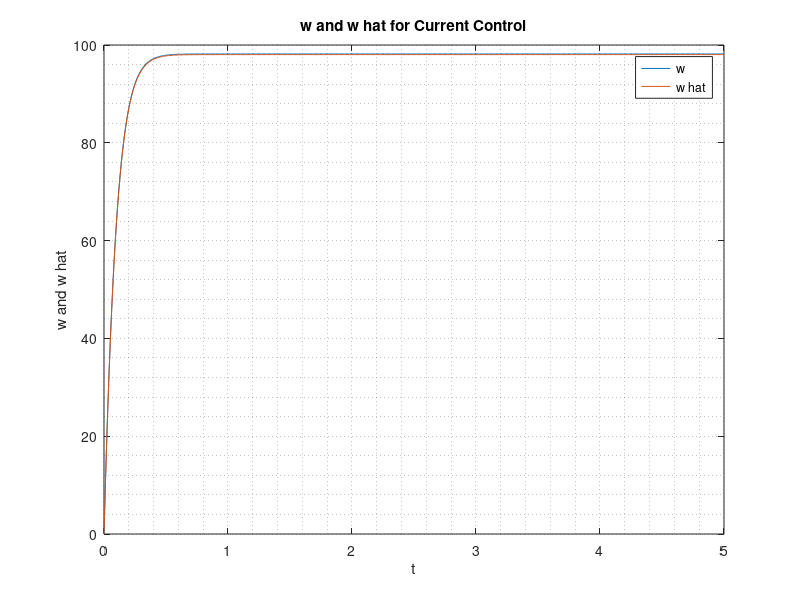

Source code (MATLAB):
% easysim.m: Simulates digital control of continuous-time system
% without needing Matlab's Control System Toolbox. Uses only
% Euler's approximation. Runs in Matlab and GNU Octave. User
% needs to convert plant and controller TFs to SS.   
%
% PRECONDITIONS: Tp < Tc/10; Tc < Tmin/10. Here, Tmin is the
% smallest time constant of the CL system.  
%-------------------------------------------------------------

clc; clear all; close all;
pkg load control
pkg load signal

% ------------ Begin declarations ----------------------------

% Plant transfer function K/(s+w)
K = 39.3*17.6991; w = 17.6991;
% State space model of plant is 
%
% xpdot = -w*xp + up;
% yp = K*xp;
%
% The suffix ``p'' represents plant.

% Controller will sample plant states every Tc seconds  
Tc = 0.01;
% We will control the plant for tcfin seconds
tcfin = 5; 

% Step size Tp used for numerical integration of plant 
% differential equation using Euler's approximation.
Tp = 0.00001;
% We will numerically integrate plant differential
% equation for Tc seconds.   

% Controller TF is Cs = (Kp*s+Ki)/s
Kp = 0.11;
Ki = 1.737;
% State-space model of controller is 
%
% xcdot = uc;
% yc = Ki*xc + Kp*uc;
%
% The suffix ``c'' represents controller.
a = 1 - 0.2*Tc; b = Tc;
c = 0.2516; d = 0.0144;

ai = 1 - 17.6992*Tp; bi = Tp;
ci = -0.5155; di = 0.0355;


%------ Declarations complete ---- Start simulation --------


% Continuous-time plant discrete-time controller

sd = 100;    % Desired motor speed in rad/sec. 
sa(1) = 0;   % Initial actual speed (sa = yp).
sahat(1) = 0;
xc(1) = 0;   % Initial state of controller. 
yc(1) = 0;   % Intial output of controller.
xp(1) = 0;   % Initial state of plant.
xphat(1) = 0;   % Initial state of plant.
for k = 1:tcfin/Tc
  uc(k) = sd - sahat(k);
  xc(k+1) = a*xc(k) + b*uc(k);
  yc(k) = c*xc(k) + d*uc(k);
  % Hold last sample of controller output:
  up = yc(k); 
  % Numerically integrate plant equation holding the last
  % controller output as the input to the plant.
  
  for i = 1:Tc/Tp-1
    xphat = ai*xphat + bi*up;
    xp = (1-Tp*w)*xp + Tp*up;
    % This is the equation
    %xp(k+1) = (1-Tp*w)*xp(k) + Tp*up;
  end
  ip(k) = ci*xphat + di*up;
  sahat(k+1) = (up - 28.2002*ip(k))/0.0209;
  yp(k) = K*xp;
  sa(k+1) = yp(k);
end

t = (0:tcfin/Tc)*Tc;
save ('q32.mat', 'sa', 't', 'yc', 'sahat')

plot(t, sa, t, sahat); grid(gca,'minor');
legend('w', ...
'w hat');
title('w and w hat for Current Control');
xlabel('t');
ylabel('w and w hat');
print('plots/Speed', '-dpdf')
%print -depsc Tc0-0001.eps